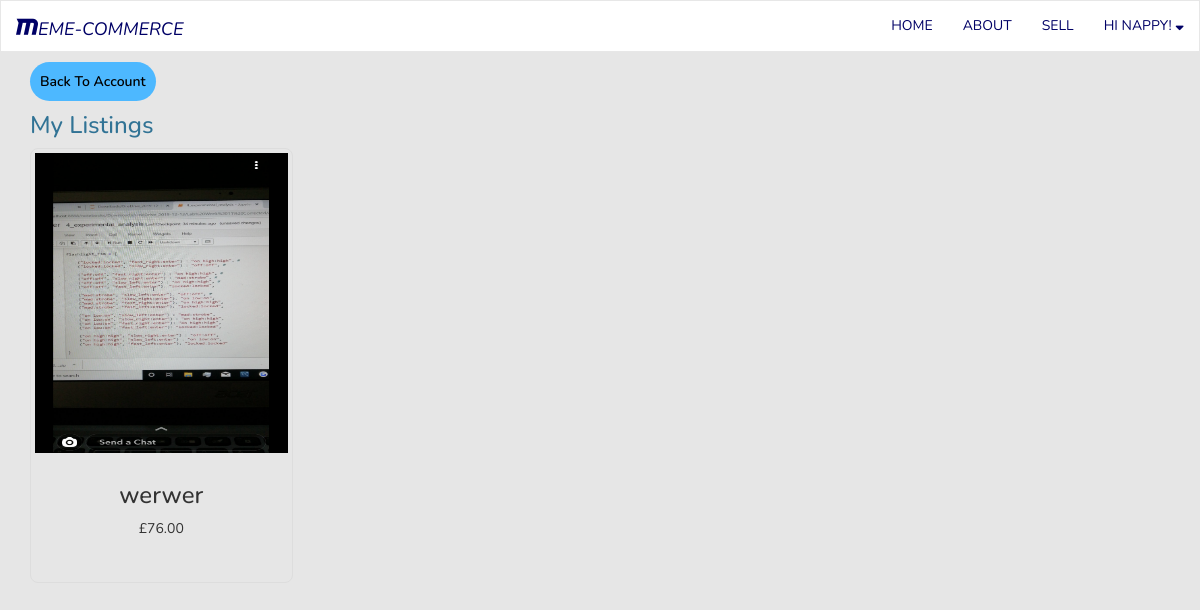
/memecommerce/account/listings/ (signed in), run on an earlier commit of the app's database.
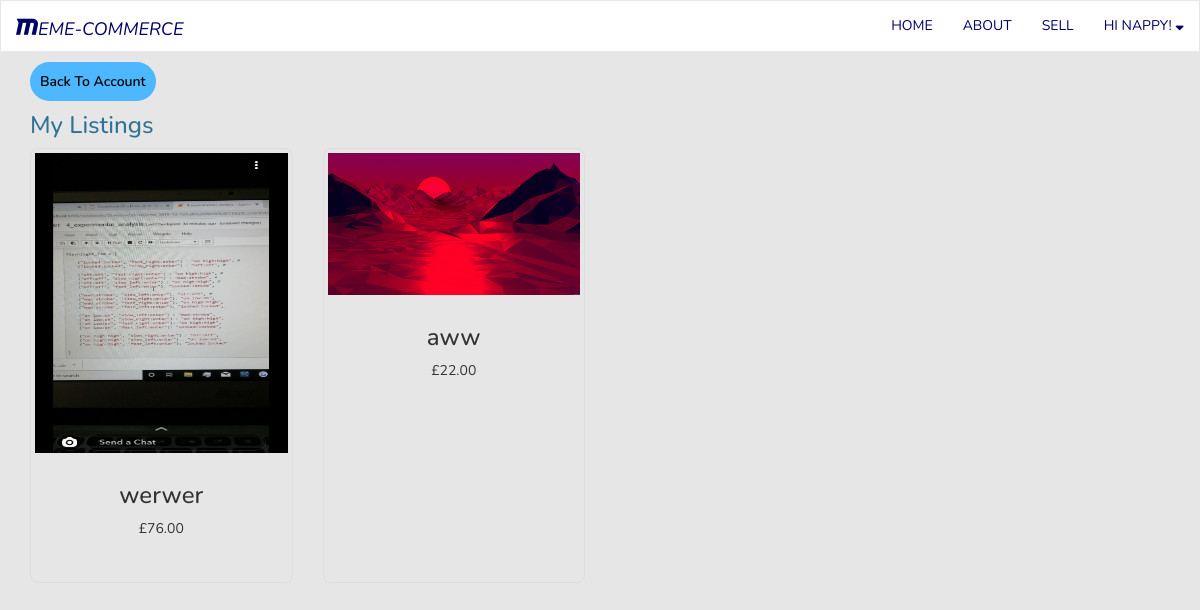
And on a later commit of the database.
### memecommerce/models.py (models this page shows, shortened)
class Meme(models.Model):
    meme_id = models.UUIDField(primary_key=True, default=uuid.uuid4, editable=False)
    author = models.ForeignKey(User, on_delete=models.CASCADE, null=True)
    title = models.CharField(max_length=32)
    price = models.DecimalField(max_digits=6, decimal_places=2, default=0)
    image = models.ImageField(upload_to="memes/")
    description = models.TextField(max_length=2048, null=True, blank=True)
    purchased = models.BooleanField(default=False)
    created = models.IntegerField(null=True)

### memecommerce/views.py (the view)
# urls.py: path('account/listings/', views.myListings, name='myListings'),
@login_required
def myListings(request):
    context_dict = {}
    user = request.user
    listed_memes = list(filter(lambda meme: meme.author == user, Meme.objects.all()))
    context_dict['user'], context_dict['listed_memes'] = user, listed_memes
    if request.method == "POST":
        listings_form = UserProfileForm(request.POST, instance=request.user)
        return render(request, 'memecommerce/myListings.html', context_dict)
    return render(request, 'memecommerce/myListings.html', context_dict)

### templates/memecommerce/myListings.html (shortened to what this page needs)
{% extends 'memecommerce/base.html' %}
{% load static %}
{% block body_block %}
	<div class="container">
	<a class ="button" href="{% url 'memecommerce:account' %}">Back To Account</a>
	<form method="POST">
	  <div class="row display-flex">
		<h3 class="container">My Listings</h3>
		{% if listed_memes %}
			{% for meme in listed_memes %}
				<div class="col-sm-3 col-xs-12">
					<div class="thumbnail">
						<a href="{% url 'memecommerce:viewMeme' meme_id=meme.meme_id %}">
							<img src="{{ meme.image.url }}" alt="{{ meme.title }}">
						</a>
						<div class="caption">
							<h3>{{ meme.title }}</h3>
							<p>£{{ meme.price }}</p>
						</div>
					</div>
				</div>
			{% endfor %}
		{% else %}
			<h3>You have no listed memes</h3>
		{% endif %}
	  </div>
    </form>
</div>
{% endblock %}

### templates/memecommerce/base.html (shortened to what this page needs)
<!DOCTYPE html>
{% load static %}
<link rel="stylesheet" type="text/css" href="{% static 'style.css' %}">
<html>
	<head lang="en"s>
	  <link rel="stylesheet" href="https://maxcdn.bootstrapcdn.com/bootstrap/3.4.1/css/bootstrap.min.css">
	  <link rel="stylesheet" href="https://use.fontawesome.com/releases/v5.15.3/css/all.css">
	  <div>
		<nav class="navbar navbar-expand-md navbar-default">
			<div class="container-fluid">
				<div class="navbar-header">
					<a class="navbar-brand" style="font-style:italic" href= "{% url 'memecommerce:home' %}"><i style="font-size:22px" class="fab fa-maxcdn"></i>eme-Commerce</a>
				</div>
				<ul class="nav navbar-nav navbar-right">
					<li class="nav-item"><a class="nav-link" href="{% url 'memecommerce:home' %}">Home</a></li>
					<li class="nav-item"><a class="nav-link" href="{% url 'memecommerce:about' %}">About</a></li>
					{% if user.is_authenticated %}
                        <li class="nav-item"><a class="nav-link" href="{% url 'memecommerce:sellMeme' %}">Sell</a></li>
						<li class="nav-item dropdown">
							<a class="nav-link dropdown-toggle" href="#" id="navbarDropdown" role="button" data-toggle="dropdown" aria-haspopup="true" aria-expanded="false">
							  Hi {{ user.username }}! <i class="fas fa-sort-down"></i>
							</a>
						 </li>
                    {% else %}
                        <li class="nav-item"><a class="nav-link" href="{% url 'memecommerce:login' %}">Login</a></li>
                    {% endif %}
				</ul>
			</div>
		</nav>
	   </div>
	</head>
	<body>
		<div>
			{% block body_block %}
			{% endblock %}
		</div>
	</body>
</html>

### static/style.css (style rules this page uses)
body { background-color: #E6E6E6 !important; font-family: 'Nunito', sans-serif !important; color: #317395 !important; }
img { max-width: 100%; max-height: 100%; }
.container-fluid { background-color: white !important; }
.nav-link { color: #000066 !important; padding: 1em 1.5em; text-decoration: none; font-family: 'Nunito', sans-serif; text-transform: uppercase; }
.navbar-brand { color: #000066 !important; padding: 1em 1.5em; text-decoration: none; font-family: 'Nunito', sans-serif; text-transform: uppercase; }
.row.display-flex { display: flex; flex-wrap: wrap; }
.thumbnail { background-color: #E6E6E6 !important; border-radius: 8px !important; height: 100%; }
.thumbnail img { max-height:300px; width:100%; max-width:300px; }
.caption { text-align:center; }
.button { background-color: #4db8ff; border: none; color: black; font-weight: 600; border-radius: 30px; padding: 10px; text-align:center; min-width: 100px; }

What changed in the data, as far as the page shows it:
added Meme: image (picture), title "aww", price "22.00"
